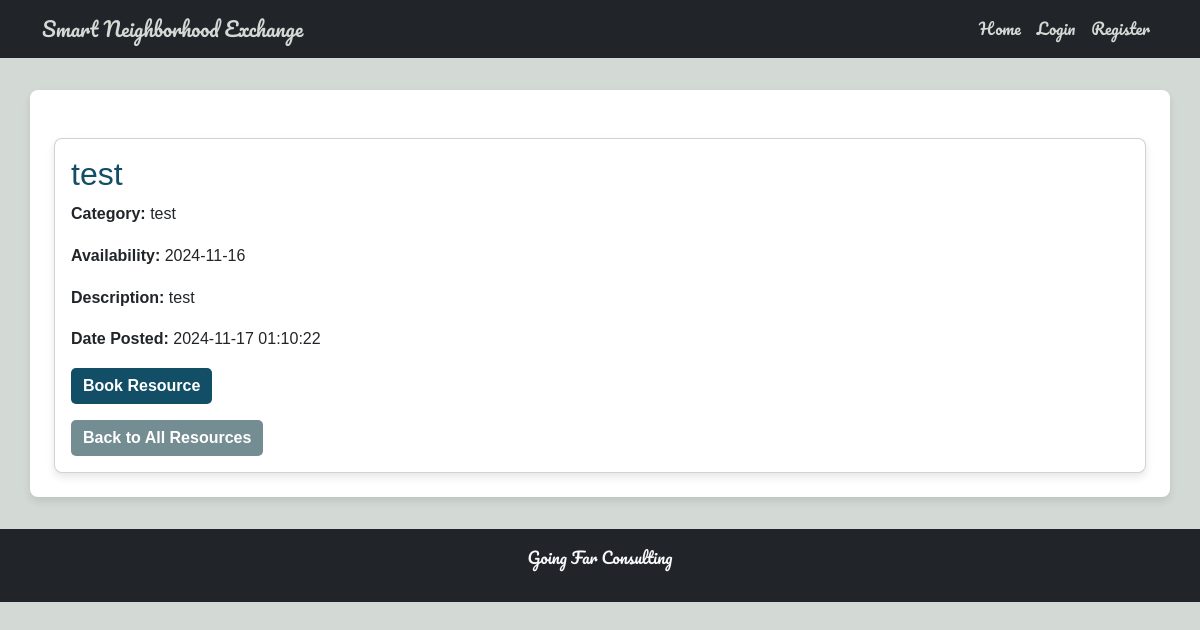
The page /resource/22 on the database its author committed.
### tables this page shows
CREATE TABLE resources (
            resource_id INTEGER PRIMARY KEY AUTOINCREMENT,
            user_id INTEGER NOT NULL,
            title TEXT NOT NULL,
            description TEXT,
            images TEXT,
            category TEXT,
            availability TEXT,
            date_posted TEXT NOT NULL,
            FOREIGN KEY (user_id) REFERENCES users (id) ON DELETE CASCADE
        );

### app.py (the view)
@app.route('/resource/<int:id>')
def view_resource(id):
    resource = get_resource_by_id(id)
    if resource is None:
        flash("Resource not found", "error")
        return redirect(url_for('list_resources'))
    return render_template('view_resource.html', resource=resource)

### app.py (called while the page is built)
@app.before_request
def initialize_database():
    init_db()

@app.teardown_appcontext
def shutdown_session(exception=None):
    close_db()

### database.py (called while the page is built)
def get_db():
    if 'db' not in g:
        g.db = sqlite3.connect(DATABASE)
        g.db.row_factory = sqlite3.Row
    return g.db

def get_resource_by_id(resource_id):
    return get_db().execute("SELECT * FROM resources WHERE resource_id = ?", (resource_id,)).fetchone()

### templates/view_resource.html (shortened to what this page needs)
{% extends "base.html" %}
{% block content %}
<div class="container mt-4">
    <div class="card">
        <div class="card-body">
            <h2 class="card-title">{{ resource.title }}</h2>
            <p class="card-text"><strong>Category:</strong> {{ resource.category }}</p>
            <p class="card-text"><strong>Availability:</strong> {{ resource.availability }}</p>
            <p class="card-text"><strong>Description:</strong> {{ resource.description }}</p>
            <p class="card-text"><strong>Date Posted:</strong> {{ resource.date_posted }}</p>
            {% if booked %}
                <div class="alert alert-success mt-3" role="alert">
                    You have already booked this resource!
                </div>
            {% else %}
                <form action="{{ url_for('book_resource_route', resource_id=resource.resource_id) }}" method="POST" class="mt-3">
                    <button type="submit" class="btn btn-primary">Book Resource</button>
                </form>
            {% endif %}
            <a href="{{ url_for('list_resources') }}" class="btn btn-secondary mt-3">Back to All Resources</a>
        </div>
    </div>
</div>
{% endblock %}

### static/style.css (style rules this page uses)
* { margin: 0; padding: 0; box-sizing: border-box; }
body { font-family: Arial, sans-serif; line-height: 1.6; color: #2E3944; background-color: #D3D9D4; }
.card { border-radius: 8px; box-shadow: 0 4px 8px rgba(0, 0, 0, 0.1); }
.card-title { color: #124E66; }
button, .btn { font-size: 16px; font-weight: bold; border: none; border-radius: 5px; transition: background-color 0.3s ease, color 0.3s ease; }
.btn-primary, .btn-info { background-color: #124E66; color: #FFFFFF; }
.btn-secondary { background-color: #748D92; color: #FFFFFF; }

### rows shown on the page
resources: title "test", category "test", availability "2024-11-16", description "test", date_posted "2024-11-17 01:10:22"
